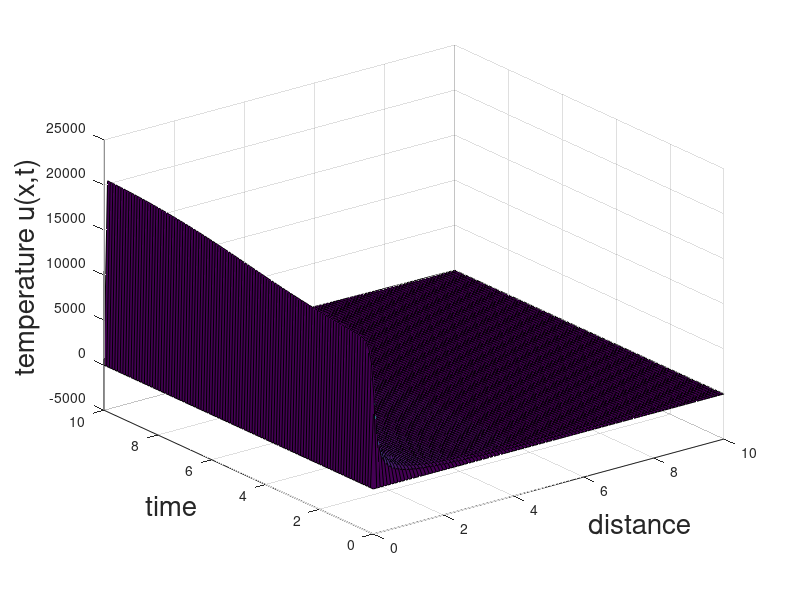

The MATLAB source for this figure:
clc;
clear;
close all;

%aluminium
density=2700;%kg/m3
heat_cap=897;%J/(kg*K)
thermal_cond=237;%W/(m·K)
k=thermal_cond/(heat_cap*density);%m^2/c

N = 1000;%stała, do której liczymy końcowe równanie
L=10;%długość walca
dx = 0.1;%krok z jakim liczymy wartości dla odległości
dt = 0.1;%krok z jakim liczymy wartości dla czasu
X = 0:dx:L;%wektor odległości
T = (0:dt:L)';%wektor czasu
u = zeros(length(T),length(X));%szukana funkcja temperatury
fx=@(x) x.*(x.^2-3.*L.*x+2.*L.^2);%warunek początkowy
T0=0;
TL=100;
uEx=@(x) T0+(TL-T0)*x/TL;%"equilibrium temperature"

for n=1:1:N
    expr=@(x) (fx(x)-uEx(x)).*sin(n.*pi.*x./L);
    Bn=(2/L)*integral(fx,0,L);
    u=u+Bn.*sin(n.*pi.*X./L).*exp(-k.*(n.*pi./L).^2.*T);
end

% Rysujemy wykres 3D
surf(X,T,u)
xlabel('distance','Fontsize',20);
ylabel('time','Fontsize',20);
zlabel('temperature u(x,t)','Fontsize',20);
